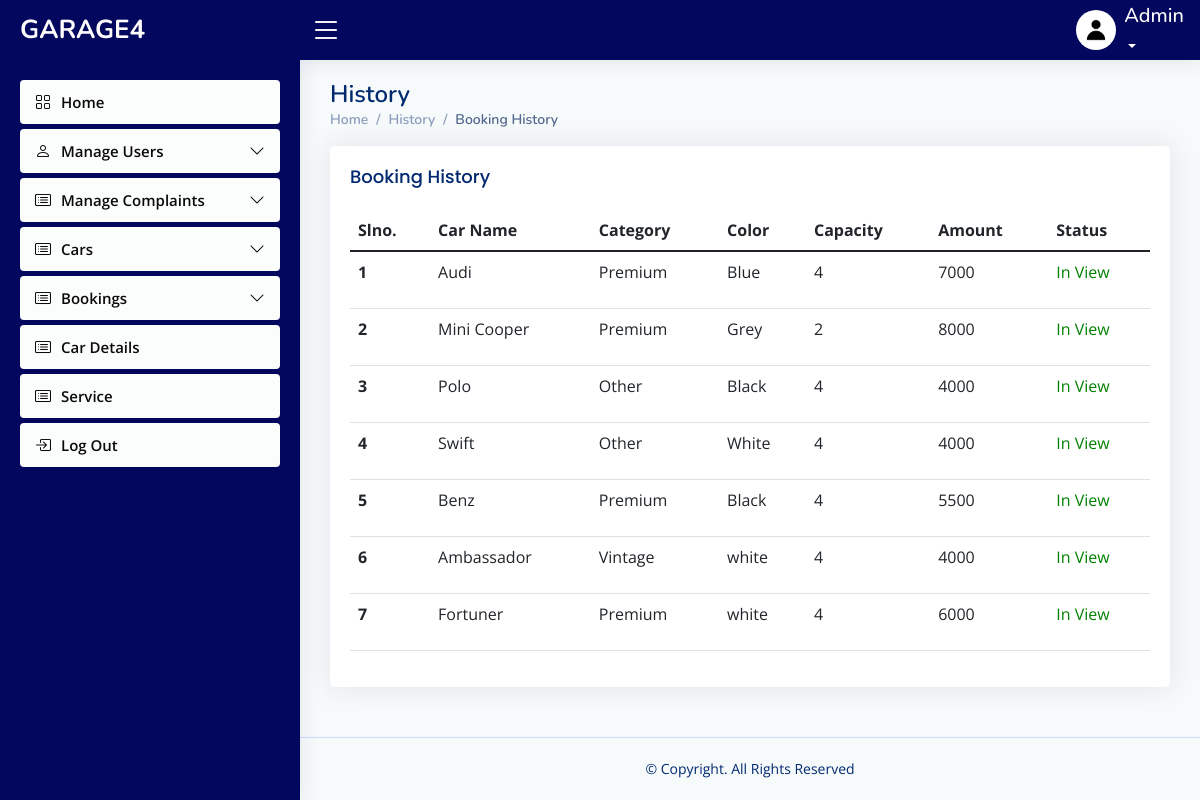
Page /admin/cardetails.php on the earlier database version.
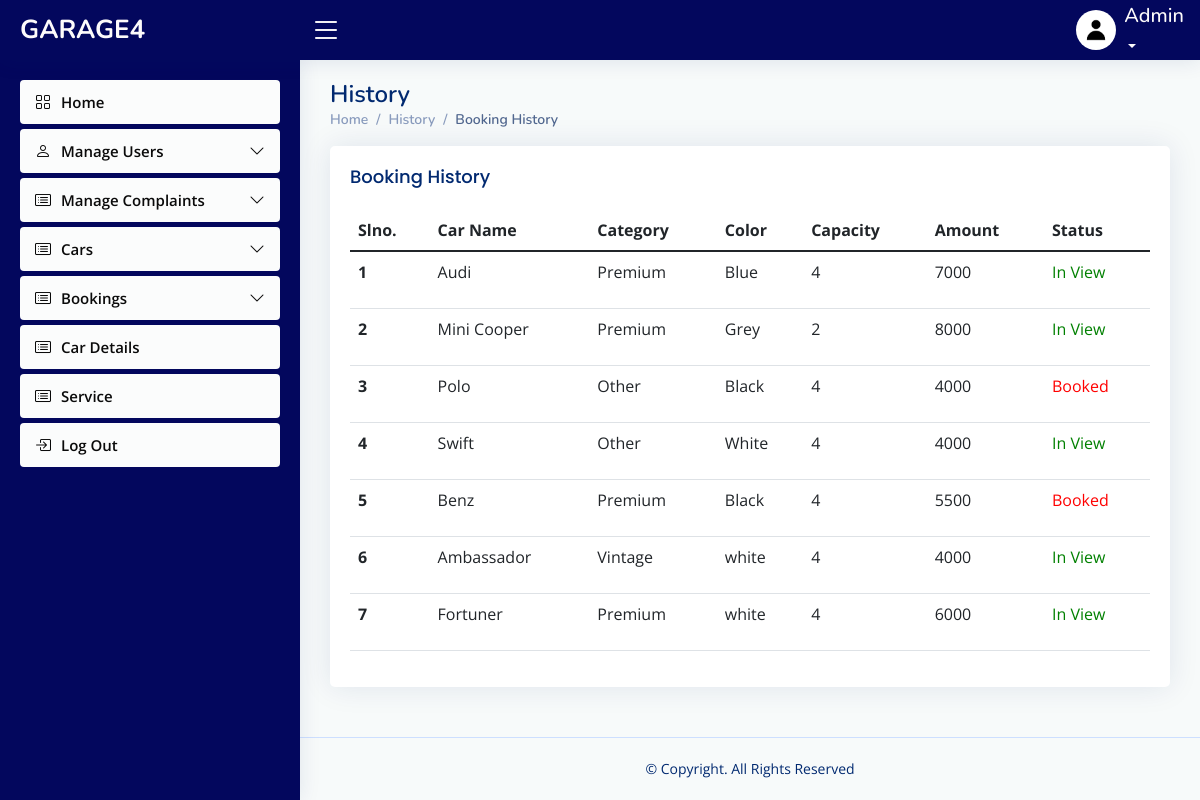
Same page on the later database version.
### tables this page shows
CREATE TABLE `product` (
  `product_id` int(11) NOT NULL,
  `image` varchar(50) NOT NULL DEFAULT 'default.jpg',
  `name` varchar(40) NOT NULL,
  `category` varchar(40) NOT NULL,
  `model_year` varchar(10) NOT NULL,
  `brand` varchar(20) NOT NULL,
  `plate_number` varchar(30) NOT NULL,
  `color` varchar(20) NOT NULL,
  `capacity` varchar(10) NOT NULL,
  `description` varchar(70) NOT NULL,
  `amount` varchar(30) NOT NULL,
  `status` int(11) NOT NULL
);

### connect.php (called while the page is built, shortened)
<?php
$dbname="garage4";
$conn=mysqli_connect("localhost","root","",$dbname);
function select_data($sql)
{
  global $conn;
  $res = mysqli_query($conn, $sql);
  if ($res)
    return $res;
  else
    return False;
}
?>

### admin/cardetails.php (the view, shortened to what this page needs)
<?php
include("header.php");
?>
  <main id="main" class="main">
    <div class="pagetitle">
      <h1>History</h1>
      <nav>
        <ol class="breadcrumb">
          <li class="breadcrumb-item"><a href="viewcar.php">Home</a></li>
          <li class="breadcrumb-item">History</a></li>
          <li class="breadcrumb-item active">Booking History</li>
        </ol>
      </nav>
    </div>
    <div class="card">
          <div class="card-body">
            <h5 class="card-title">
            Booking History
            </h5>
    <section class="section dashboard">
      <div class="row">
      <section class="section">
      <div class="row">
        <div class="col-lg-12">
              <table class="table datatable">
                <thead>
                  <tr>
                    <th scope="col">Slno.</th>
                    <th scope="col">Car Name</th>
                    <th scope="col">Category</th>
                    <th scope="col">Color</th>
                    <th scope="col">Capacity</th>
                    <th scope="col">Amount</th>
                    <th scope="col">Status</th>
                  </tr>
                </thead>
                <tbody>
                <?php
               $sql = "select * from product";
                $data=select_data($sql);
                $n=1;
                while ($row = mysqli_fetch_assoc($data)) {
                  ?>
                  <tr>
                  <th scope='row'><?php echo $n++; ?></th>
                 <td><?php echo  $row['name'] ?></td>
                 <td><?php echo  $row['category'] ?></td>
                 <td> <?php echo $row['color'] ?></td>
                 <td><?php echo $row['capacity'] ?></td>
                 <td> <?php echo $row['amount']  ?></td>
                 <td>
                                <?php
                                    if ($row['status'] == 0)
                                        echo "<p style='color: green;'>In View</p>";
                                    else if ($row['status'] == 1)
                                        echo "<p style='color: red;'>Booked</p>";
                                        else if ($row['status'] == -1)
                                        echo "<p style='color: blue;'>Dropped</p>";
                                        else if ($row['status'] == 2)
                                        echo "<p style='color: orange;'>Service</p>";
                                    ?>
                            </td>
                  <?php
                  }
                  ?>
                </tbody>
              </table>
            </div>
          </div>
        </div>
      </div>
  </main>
  <?php
include 'footer.php';
?>

Differences in the rows shown:
changed product "Polo": status "In View" → "Booked"
changed product "Benz": status "In View" → "Booked"
